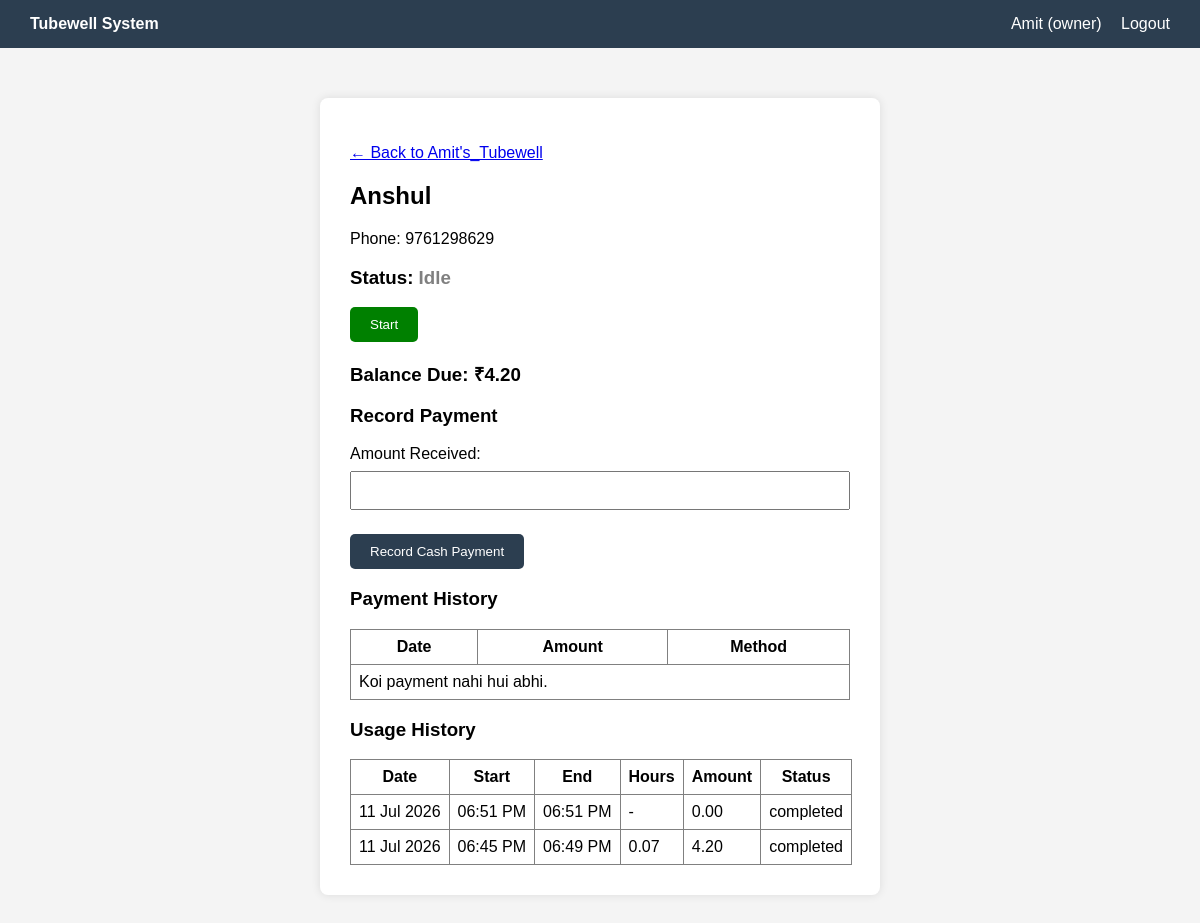
The page /usage/2/renter/8/ (signed in) on the database as committed earlier.
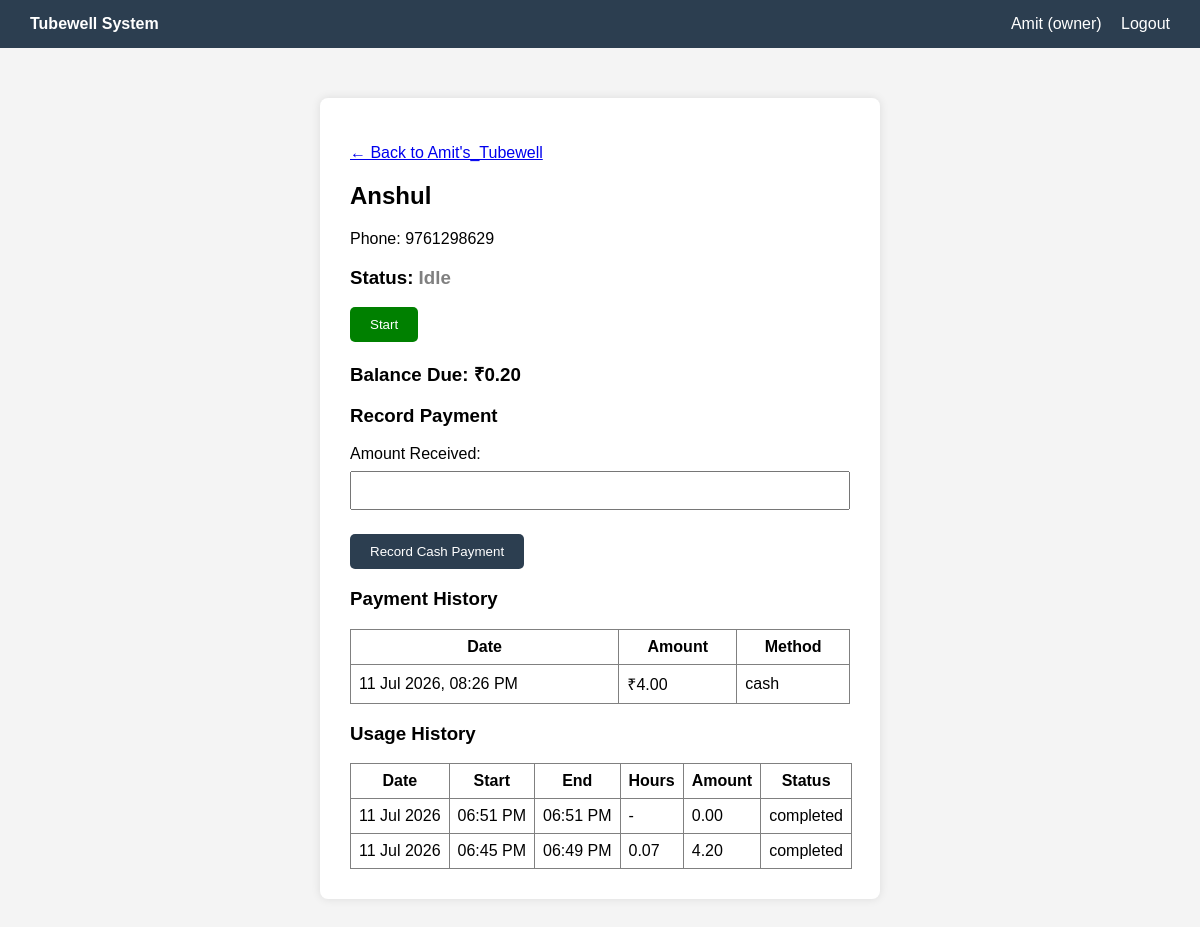
The same page on the database as committed later.
### usage/models.py (models this page shows, shortened)
class UsageRecord(models.Model):
    STATUS_CHOICES = (
        ('running', 'Running'),
        ('completed', 'Completed'),
    )
    tubewell = models.ForeignKey(Tubewell, on_delete=models.CASCADE, related_name='usage_records')
    used_by = models.ForeignKey(
        settings.AUTH_USER_MODEL,
        on_delete=models.CASCADE,
        related_name='usage_records'
    )
    is_self_use = models.BooleanField(default=False)
    start_time = models.DateTimeField(null=True, blank=True)
    end_time = models.DateTimeField(null=True, blank=True)
    rate_per_hour = models.DecimalField(max_digits=8, decimal_places=2, null=True, blank=True)
    total_hours = models.DecimalField(max_digits=6, decimal_places=2, null=True, blank=True)
    amount = models.DecimalField(max_digits=10, decimal_places=2, null=True, blank=True)
    status = models.CharField(max_length=20, choices=STATUS_CHOICES, default='running')
    created_at = models.DateTimeField(auto_now_add=True)

### payments/models.py (models this page shows, shortened)
class Payment(models.Model):
    METHOD_CHOICES = (
        ('cash', 'Cash'),
        ('online', 'Online'),
    )
    STATUS_CHOICES = (
        ('pending', 'Pending'),
        ('success', 'Success'),
        ('failed', 'Failed'),
    )
    tubewell = models.ForeignKey(
        Tubewell,
        on_delete=models.CASCADE,
        related_name='payments'
    )
    paid_by = models.ForeignKey(
        settings.AUTH_USER_MODEL,
        on_delete=models.CASCADE,
        related_name='payments_made',
        limit_choices_to={'role': 'renter'}
    )
    paid_to = models.ForeignKey(
        settings.AUTH_USER_MODEL,
        on_delete=models.CASCADE,
        related_name='payments_received',
        limit_choices_to={'role': 'owner'}
    )
    amount = models.DecimalField(max_digits=10, decimal_places=2)
    method = models.CharField(max_length=10, choices=METHOD_CHOICES, default='online')
    status = models.CharField(max_length=10, choices=STATUS_CHOICES, default='pending')
    transaction_id = models.CharField(max_length=100, blank=True)
    initiated_by = models.ForeignKey(
        settings.AUTH_USER_MODEL,
        on_delete=models.CASCADE,
        related_name='payments_initiated',
        null=True, blank=True
    )
    confirmed_by = models.ForeignKey(
        settings.AUTH_USER_MODEL,
        on_delete=models.CASCADE,
        related_name='payments_confirmed',
        null=True, blank=True
    )
    paid_at = models.DateTimeField(auto_now_add=True)
    confirmed_at = models.DateTimeField(null=True, blank=True)

### usage/views.py (the view)
# urls.py: path('<int:tubewell_id>/renter/<int:renter_id>/', views.renter_action_panel, name='renter_action_panel'),
@login_required
def renter_action_panel(request, tubewell_id, renter_id):
    tubewell = get_object_or_404(Tubewell, id=tubewell_id, owner=request.user)
    authorized = get_object_or_404(
        AuthorizedRenter, tubewell=tubewell, renter_id=renter_id, owner=request.user
    )
    renter = authorized.renter
    running_record = UsageRecord.objects.filter(
        tubewell=tubewell, used_by=renter, status='running'
    ).first()
    usage_records = UsageRecord.objects.filter(
        tubewell=tubewell, used_by=renter
    ).order_by('-created_at')
    balance = calculate_balance(request.user, renter, tubewell)
    payments = Payment.objects.filter(tubewell=tubewell, paid_by=renter).order_by('-paid_at')
    payment_form = OwnerPaymentForm()
    return render(request, 'usage/renter_action_panel.html', {
        'tubewell': tubewell,
        'renter': renter,
        'running_record': running_record,
        'usage_records': usage_records,
        'balance': balance,
        'payments': payments,
        'payment_form': payment_form,
    })

### payments/forms.py
class OwnerPaymentForm(forms.Form):
    amount = forms.DecimalField(max_digits=10, decimal_places=2, min_value=1, label="Amount Received")

### usage/utils.py (called while the page is built)
def calculate_balance(owner, renter, tubewell):
    total_usage = UsageRecord.objects.filter(
        tubewell=tubewell, used_by=renter, status='completed', is_self_use=False
    ).aggregate(total=Sum('amount'))['total'] or 0
    total_paid = Payment.objects.filter(
        tubewell=tubewell, paid_by=renter, paid_to=owner, status='success'
    ).aggregate(total=Sum('amount'))['total'] or 0
    return total_usage - total_paid

### usage/templates/usage/renter_action_panel.html (shortened to what this page needs)
{% extends 'accounts/base.html' %}
{% block content %}
<p><a href="{% url 'tubewell_detail' tubewell.id %}">&larr; Back to {{ tubewell.name }}</a></p>
<h2>{{ renter.first_name }}</h2>
<p>Phone: {{ renter.phone_number }}</p>
<h3>Status:
    {% if running_record %}
        <span style="color:green;">Running</span>
    {% else %}
        <span style="color:gray;">Idle</span>
    {% endif %}
</h3>
{% if running_record %}
    <p>Started at: {{ running_record.start_time|date:"d M Y, h:i A" }}</p>
    <form method="POST" action="{% url 'stop_usage' tubewell.id renter.id %}">
        {% csrf_token %}
        <button type="submit" style="background:red;color:white;padding:10px 20px;">Stop</button>
    </form>
{% else %}
    <form method="POST" action="{% url 'start_usage' tubewell.id renter.id %}">
        <button type="submit" style="background:green;color:white;padding:10px 20px;">Start</button>
    </form>
{% endif %}
<h3>Balance Due: ₹{{ balance|floatformat:2 }}</h3>
<h3>Record Payment</h3>
<form method="POST" action="{% url 'record_payment' tubewell.id renter.id %}">
    {{ payment_form.as_p }}
    <button type="submit">Record Cash Payment</button>
</form>
<h3>Payment History</h3>
<table border="1" cellpadding="8" style="border-collapse:collapse; width:100%;">
    <tr>
        <th>Date</th>
        <th>Amount</th>
        <th>Method</th>
    </tr>
    {% for payment in payments %}
    <tr>
        <td style="white-space:nowrap;">{{ payment.paid_at|date:"d M Y, h:i A" }}</td>
        <td>₹{{ payment.amount|floatformat:2 }}</td>
        <td>{{ payment.method }}</td>
    </tr>
    {% empty %}
    <tr><td colspan="3">Koi payment nahi hui abhi.</td></tr>
    {% endfor %}
</table>
<h3>Usage History</h3>
<table border="1" cellpadding="8" style="border-collapse:collapse; width:100%;">
    <tr>
        <th>Date</th>
        <th>Start</th>
        <th>End</th>
        <th>Hours</th>
        <th>Amount</th>
        <th>Status</th>
    </tr>
    {% for record in usage_records %}
    <tr>
        <td style="white-space:nowrap;">{{ record.created_at|date:"d M Y" }}</td>
        <td style="white-space:nowrap;">{{ record.start_time|time:"h:i A" }}</td>
        <td style="white-space:nowrap;">{{ record.end_time|time:"h:i A"|default:"-" }}</td>
        <td>{{ record.total_hours|default:"-" }}</td>
        <td>{{ record.amount|floatformat:2|default:"-" }}</td>
        <td>{{ record.status }}</td>
    </tr>
    {% empty %}
    <tr><td colspan="6">Koi usage record nahi hai abhi.</td></tr>
    {% endfor %}
</table>
{% endblock %}

Rows that differ between the two databases and show on the page:
added Payment: paid_at "11 Jul 2026, 08:26 PM", amount "4.00", method "cash"
Other text that changed with them:
{{ balance|floatformat:2 }}: "4.20" → "0.20"
text no longer shown: "Koi payment nahi hui abhi."
